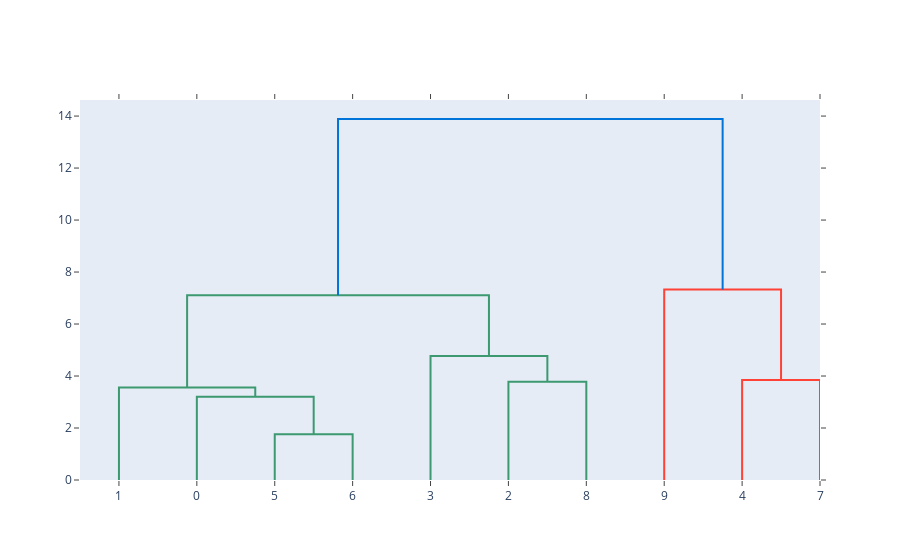

Notebook cell for this chart:
### Code cell
X = df.drop(columns='player').values
y = df.player.values
fig = create_dendrogram(X[:10,], color_threshold=10)
fig.show()

### Figure 1 — Plotly figure (JSON) as saved in the notebook; plotly's stock layout.template omitted (floating-point values rounded to 4 significant figures)
{"data": [{"hoverinfo": "text", "marker": {"color": "rgb(61,153,112)"}, "mode": "lines", "type": "scatter", "x": [25, 25, 35, 35], "xaxis": "x", "y": [0, 1.763, 1.763, 0], "yaxis": "y"}, {"hoverinfo": "text", "marker": {"color": "rgb(61,153,112)"}, "mode": "lines", "type": "scatter", "x": [15, 15, 30, 30], "xaxis": "x", "y": [0, 3.204, 3.204, 1.763], "yaxis": "y"}, {"hoverinfo": "text", "marker": {"color": "rgb(61,153,112)"}, "mode": "lines", "type": "scatter", "x": [5, 5, 22.5, 22.5], "xaxis": "x", "y": [0, 3.563, 3.563, 3.204], "yaxis": "y"}, {"hoverinfo": "text", "marker": {"color": "rgb(61,153,112)"}, "mode": "lines", "type": "scatter", "x": [55, 55, 65, 65], "xaxis": "x", "y": [0, 3.781, 3.781, 0], "yaxis": "y"}, {"hoverinfo": "text", "marker": {"color": "rgb(61,153,112)"}, "mode": "lines", "type": "scatter", "x": [45, 45, 60, 60], "xaxis": "x", "y": [0, 4.772, 4.772, 3.781], "yaxis": "y"}, {"hoverinfo": "text", "marker": {"color": "rgb(61,153,112)"}, "mode": "lines", "type": "scatter", "x": [13.75, 13.75, 52.5, 52.5], "xaxis": "x", "y": [3.563, 7.107, 7.107, 4.772], "yaxis": "y"}, {"hoverinfo": "text", "marker": {"color": "rgb(255,65,54)"}, "mode": "lines", "type": "scatter", "x": [85, 85, 95, 95], "xaxis": "x", "y": [0, 3.848, 3.848, 0], "yaxis": "y"}, {"hoverinfo": "text", "marker": {"color": "rgb(255,65,54)"}, "mode": "lines", "type": "scatter", "x": [75, 75, 90, 90], "xaxis": "x", "y": [0, 7.324, 7.324, 3.848], "yaxis": "y"}, {"hoverinfo": "text", "marker": {"color": "rgb(0,116,217)"}, "mode": "lines", "type": "scatter", "x": [33.12, 33.12, 82.5, 82.5], "xaxis": "x", "y": [7.107, 13.89, 13.89, 7.324], "yaxis": "y"}], "layout": {"autosize": false, "height": null, "hovermode": "closest", "showlegend": false, "width": null, "xaxis": {"mirror": "allticks", "rangemode": "tozero", "showgrid": false, "showline": true, "showticklabels": true, "tickmode": "array", "ticks": "outside", "ticktext": ["1", "0", "5", "6", "3", "2", "8", "9", "4", "7"], "tickvals": [5, 15, 25, 35, 45, 55, 65, 75, 85, 95], "type": "linear", "zeroline": false}, "yaxis": {"mirror": "allticks", "rangemode": "tozero", "showgrid": false, "showline": true, "showticklabels": true, "ticks": "outside", "type": "linear", "zeroline": false}}}
